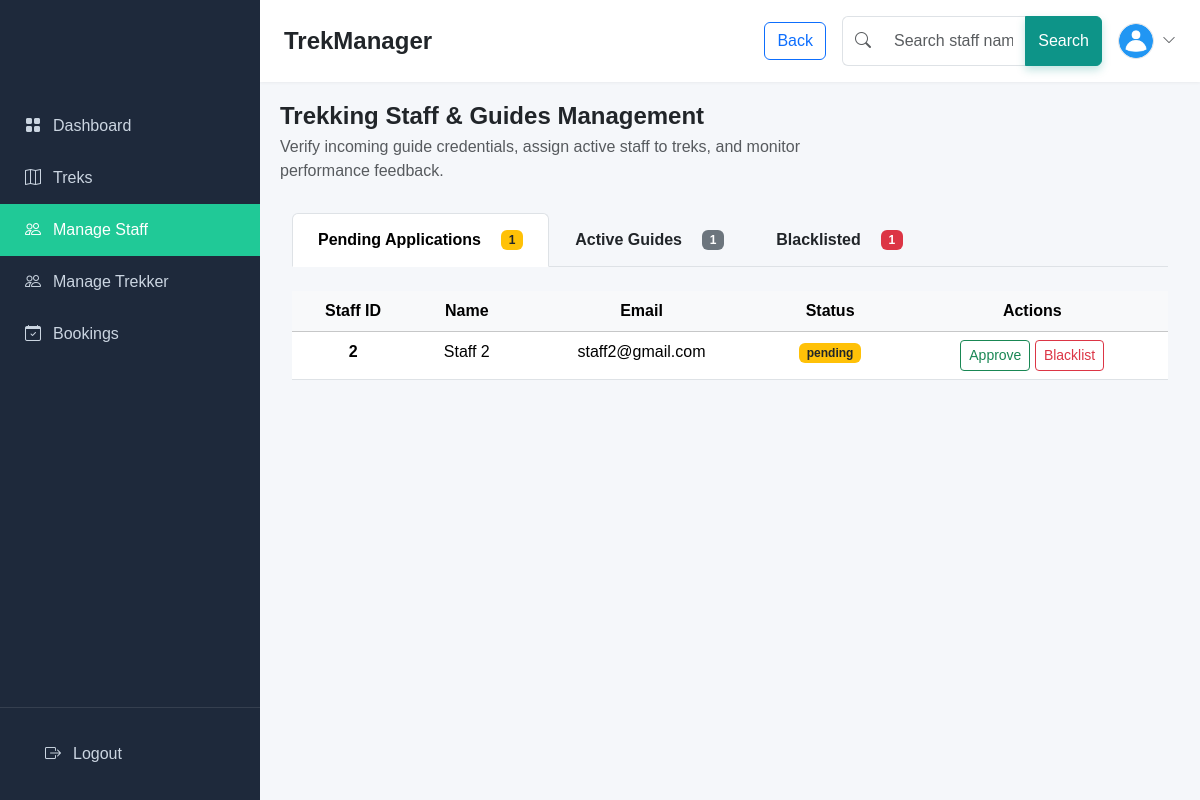
/admin_manage_staff, run on the app's committed database.
### application/models.py (models this page shows)
class Staff(db.Model):
    __tablename__ = "staff_profile"
    id = db.Column(db.Integer, primary_key = True)
    user_id = db.Column(db.Integer, db.ForeignKey('user.id'), unique = True, nullable = False)
    phone = db.Column(db.String(), nullable = False)
    about = db.Column(db.Text(), nullable = False)
    location = db.Column(db.String(), nullable = False)
    experience = db.Column(db.String(), nullable = False)
    user = db.relationship('User', backref=db.backref('staff_profile', uselist=False))
    assigned_trek = db.relationship('Trek', backref = 'staff_profile', lazy = True)

class User(db.Model):
    __tablename__ = "user"
    id = db.Column(db.Integer, primary_key=True)
    email = db.Column(db.String(), unique=True, nullable=False)
    password = db.Column(db.String(), nullable=False)
    fullname = db.Column(db.String(), nullable=False)
    role = db.Column(db.String(), nullable=False, default='trekker') #Admin, Staff, Trekker/user
    status = db.Column(db.String(), default='pending') #pending, approve or blacklist
    joined_date = db.Column(db.DateTime(), default = datetime.utcnow)
    bookings = db.relationship('Booking', backref = 'user', lazy = True, cascade = 'all, delete-orphan')

### application/auth.py (the view, shortened to what this page needs)
@auth_bp.route('/admin_manage_staff')
def admin_manage_staff():
    search = request.args.get('search', '').strip()
    pending_staffs = Staff.query.join(User).filter(User.status == 'pending', User.role == 'staff')
    active_staffs = Staff.query.join(User).filter(User.status == 'approved', User.role == 'staff')
    blacklisted_staffs = Staff.query.join(User).filter(User.status == 'blacklist', User.role == 'staff')
    return render_template('templates/admin/admin_manage_staff.html', pending_staffs=pending_staffs.all(),
        active_staffs=active_staffs.all(),
        blacklisted_staffs=blacklisted_staffs.all())

### templates/admin/admin_manage_staff.html (shortened to what this page needs)
<!DOCTYPE html>
<html lang="en">
<head>
    <link href="https://cdn.jsdelivr.net/npm/bootstrap@5.3.3/dist/css/bootstrap.min.css" rel="stylesheet">
    <link href="https://cdn.jsdelivr.net/npm/bootstrap-icons@1.11.3/font/bootstrap-icons.css" rel="stylesheet">
    <link rel="stylesheet" href="/static/style.css">
</head>
<body>
<div class="wrapper">
    <aside class="sidebar">
        <ul class="nav-bar flex-column">
            <li class="nav-item">
                <a href="{{ url_for('auth.admin') }}" class="nav-link">
                    <i class="bi bi-grid-fill"></i>
                    Dashboard
                </a>
            </li>
            <li class="nav-item">
                <a href="{{ url_for('auth.admin_trek') }}" class="nav-link">
                    <i class="bi bi-map"></i>
                    Treks
                </a>
            </li>
            <li class="nav-item">
                <a href="{{ url_for('auth.admin_manage_staff') }}" class="nav-link active">
                    <i class="bi bi-people"></i>
                    Manage Staff
                </a>
            </li>
            <li class="nav-item">
                <a href="{{ url_for('auth.admin_manage_trekker') }}" class="nav-link">
                    <i class="bi bi-people"></i>
                    Manage Trekker
                </a>
            </li>
            <li class="nav-item">
                <a href="{{ url_for('auth.admin_manage_booking') }}" class="nav-link">
                    <i class="bi bi-calendar-check"></i>
                    Bookings
                </a>
            </li>
        </ul>
        <div class="logout">
            <a href="/" class="nav-link">
                <i class="bi bi-box-arrow-right"></i>
                Logout
            </a>
        </div>
    </aside>
    <main class="main-content">
        <header class="top-navbar">
            <div class="d-flex align-items-center gap-2">
                <h1 class="h4 mb-0 fw-bold d-none d-sm-block">TrekManager</h1>
            </div>
            <div class="d-flex align-items-center gap-3">
                <a href="{{ url_for('auth.admin') }}">
                    <button type="button" class="btn btn-outline-primary">Back</button>
                </a>
                <form method="GET" action="{{ url_for('auth.admin_manage_staff') }}">
                    <div class="input-group d-none d-md-flex" style="width: 260px;">
                        <span class="input-group-text bg-white border-end-0 text-muted"><i class="bi bi-search"></i></span>
                        <input type="text" class="form-control border-start-0" name="search" placeholder="Search staff name....." value="{{ request.args.get('search','') }}">
                        <button class="btn btn-primary" type="submit">
                            Search
                        </button>
                    </div>
                </form>
                <div class="dropdown">
                    <a href="#" class="d-flex align-items-center gap-2 text-decoration-none text-dark" data-bs-toggle="dropdown">
                        <img src="/static/images/humanicon.png" alt="Admin" class="rounded-circle border border-primary-light" style="width: 36px; height: 36px; object-fit: cover;">
                        <i class="bi bi-chevron-down d-none d-sm-block text-muted small"></i>
                    </a>
                </div>
            </div>
        </header>
        <div class="content-body">
            <div style="margin-bottom: 30px;">
                <div class="row align-items-center">
                    <div class="col-md-8">
                        <h2 class="fs-4 fw-bold mb-1">Trekking Staff & Guides Management</h2>
                        <p class="text-muted mb-0">
                            Verify incoming guide credentials, assign active staff to treks, and monitor performance feedback.
                        </p>
                    </div>
                </div>
            </div>
            <div class="container">
                <ul class="nav nav-tabs border-bottom mb-4" id="staffTabs" role="tablist">
                    <li class="nav-item" role="presentation">
                        <button class="nav-link active fw-semibold" id="pending-tab"
                                data-bs-toggle="tab" data-bs-target="#pending" type="button" role="tab">
                            Pending Applications <span class="badge bg-warning text-dark ms-2"> {{ pending_staffs|length }}
                            </span>
                        </button>
                    </li>
                    <li class="nav-item" role="presentation">
                        <button class="nav-link fw-semibold text-dark" id="active-tab" data-bs-toggle="tab"
                                data-bs-target="#activeStaff" type="button" role="tab"> Active Guides
                            <span class="badge bg-secondary ms-2">{{ active_staffs|length }}</span>
                        </button>
                    </li>
                    <li class="nav-item" role="presentation">
                        <button class="nav-link fw-semibold text-dark" id="blacklisted-tab" data-bs-toggle="tab" data-bs-target="#blacklisted"
                            type="button" role="tab">Blacklisted<span class="badge bg-danger text-white ms-2">
                            {{ blacklisted_staffs|length }}</span>
                        </button>
                    </li>
                </ul>
                <div class="tab-content" id="staffTabsContent">
                    <div class="tab-pane fade show active"
                        id="pending"
                        role="tabpanel">
                        <table class="table text-center table-hover">
                            <thead class="table-light">
                                <tr>
                                    <th>Staff ID</th>
                                    <th>Name</th>
                                    <th>Email</th>
                                    <th>Status</th>
                                    <th>Actions</th>
                                </tr>
                            </thead>
                            <tbody>
                            {% for staff in pending_staffs %}
                                <tr>
                                    <th>{{ staff.id }}</th>
                                    <td>{{ staff.user.fullname }}</td>
                                    <td>{{ staff.user.email }}</td>
                                    <td>
                                        <span class="badge bg-warning text-dark">
                                            {{ staff.user.status }}
                                        </span>
                                    </td>
                                    <td><a href="{{ url_for('auth.approve_staff', id=staff.id) }}"
                                        class="btn btn-outline-success btn-sm">
                                            Approve</a>
                                        <a href="{{ url_for('auth.blacklist_staff', id=staff.id) }}"
                                        class="btn btn-outline-danger btn-sm">
                                            Blacklist</a>
                                    </td>
                                </tr>
                            {% else %}
                                <tr>
                                    <td colspan="6">No pending applications</td>
                                </tr>
                            {% endfor %}
                            </tbody>
                        </table>
                    </div>
                </div>
            </div>
        </div>
    </main>
</body>
</html>

### static/style.css (style rules this page uses)
.btn-primary { background-color: #0d9488; border-color: #0d9488; box-shadow: 0 4px 8px rgba(13, 148, 136, 0.25); }
.form-control { height:50px; border-radius:10px; }
.wrapper { display:flex; min-height:100vh; }
.sidebar { width:260px; background:#1e293b; color:#fff; flex-shrink: 0; display:flex; position: sticky; flex-direction:column; justify-content:space-between; height: 100vh; z-index: 100; top: 0; }
.nav-bar { padding:100px 0; }
.nav-link { color:#cbd5e1; padding:14px 25px; display:flex; align-items:center; gap:12px; transition:.3s; font-size:16px; }
.nav-link.active { background:#20c997; color:#fff; }
.logout { padding:20px; border-top:1px solid rgba(255,255,255,.1); }
.main-content { flex-grow: 1; display: flex; flex-direction: column; background-color: var(--light-bg); min-height: 100vh; position: relative; padding-bottom: 70px; }
.top-navbar { background-color: #ffffff; border-bottom: 1px solid var(--border-color); padding: 1rem 1.5rem; display: flex; justify-content: space-between; align-items: center; position: sticky; top: 0; z-index: 90; box-shadow: 0 1px 3px rgba(0,0,0,0.05); }
.content-body { padding: 20px; margin-bottom: 0; flex-grow: 1; }

### templates/admin/admin_manage_staff.html (style rules this page uses)
* { margin:0; padding:0; box-sizing:border-box; }
body { font-family:Arial, Helvetica, sans-serif; background:#f5f7fa; }

### data on the page
Staff: id "2", user.fullname "Staff 2", user.email "staff2@gmail.com", user.status "pending"

### other printed values
{{ pending_staffs|length }} "1"
{{ active_staffs|length }} "1"
{{ blacklisted_staffs|length }} "1"
